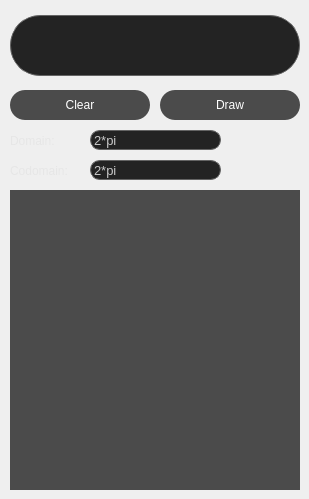
    <widget class="QWidget" name="graph">
     <widget class="QCustomPlot" name="customPlot" native="true">
      <property name="geometry">
       <rect>
        <x>10</x>
        <y>190</y>
        <width>290</width>
        <height>300</height>
       </rect>
      </property>
      <property name="styleSheet">
       <string notr="true">background-color:rgb(75, 75, 75)</string>
      </property>
     </widget>
     <widget class="QLineEdit" name="lineEdit_domain">
      <property name="geometry">
       <rect>
        <x>90</x>
        <y>130</y>
        <width>131</width>
        <height>20</height>
       </rect>
      </property>
      <property name="styleSheet">
       <string notr="true">
QLineEdit {
    border: 1px solid rgb(100 ,100, 100); /* Border color and width */
    border-radius: 10px; /* Rounded corners */
    padding: 1px; /* Padding inside the QLineEdit */
    background-color: rgb(35,35,35); /* Background color */
    color: rgb(200, 200, 200); /* Text color */
	font-size: 10pt;
    alignment: center; /* or left, right, justify */
}

QLineEdit:focus {
    border: 1px solid rgb(147,112,219); /* Border color when QLineEdit is focused */
    background-color: rgb(35, 35, 35); /* Background color when QLineEdit is focused */
}</string>
      </property>
      <property name="inputMask">
       <string/>
      </property>
      <property name="text">
       <string>2*pi</string>
      </property>
      <property name="maxLength">
       <number>20</number>
      </property>
     </widget>
     <widget class="QLineEdit" name="lineEdit_codomain">
      <property name="geometry">
       <rect>
        <x>90</x>
        <y>160</y>
        <width>131</width>
        <height>20</height>
       </rect>
      </property>
      <property name="styleSheet">
       <string notr="true">
QLineEdit {
    border: 1px solid rgb(100 ,100, 100); /* Border color and width */
    border-radius: 10px; /* Rounded corners */
    padding: 1px; /* Padding inside the QLineEdit */
    background-color: rgb(35,35,35); /* Background color */
    color: rgb(200, 200, 200); /* Text color */
	font-size: 10pt;
    alignment: center; /* or left, right, justify */
}

QLineEdit:focus {
    border: 1px solid rgb(147,112,219); /* Border color when QLineEdit is focused */
    background-color: rgb(35, 35, 35); /* Background color when QLineEdit is focused */
}</string>
      </property>
      <property name="inputMask">
       <string/>
      </property>
      <property name="text">
       <string>2*pi</string>
      </property>
      <property name="maxLength">
       <number>20</number>
      </property>
     </widget>
     <widget class="QLabel" name="label_domain">
      <property name="geometry">
       <rect>
        <x>10</x>
        <y>130</y>
        <width>61</width>
        <height>21</height>
       </rect>
      </property>
      <property name="styleSheet">
       <string notr="true">
    color: rgb(230,230,230); /* Text color */</string>
      </property>
      <property name="text">
       <string>Domain:</string>
      </property>
     </widget>
     <widget class="QLabel" name="label_codomain">
      <property name="geometry">
       <rect>
        <x>10</x>
        <y>160</y>
        <width>71</width>
        <height>21</height>
       </rect>
      </property>
      <property name="styleSheet">
       <string notr="true">
    color: rgb(230,230,230); /* Text color */</string>
      </property>
      <property name="text">
       <string>Codomain:</string>
      </property>
     </widget>
     <widget class="QPushButton" name="pushButton_graph_clear">
      <property name="geometry">
       <rect>
        <x>10</x>
        <y>90</y>
        <width>140</width>
        <height>30</height>
       </rect>
      </property>
      <property name="styleSheet">
       <string notr="true">QPushButton {
    background-color: rgb(75, 75, 75); /* Background color */
    color: #FFF; /* Text color */
    border: 0px solid #007ACC; /* Border color and width */
    border-radius: 15px; /* Rounded corners */
}

QPushButton:hover {
    background-color: rgb(85, 85, 85); /* Background color on hover */
    border: 1px solid rgb(147,112,219); /* Border color on hover */
}

QPushButton:pressed {
    background-color: rgb(65, 65, 65); /* Background color when pressed */
    border: 1px solid rgb(147,112,219); /* Border color on hover */
}</string>
      </property>
      <property name="text">
       <string>Clear</string>
      </property>
     </widget>
     <widget class="QPushButton" name="pushButton_graph_draw">
      <property name="geometry">
       <rect>
        <x>160</x>
        <y>90</y>
        <width>140</width>
        <height>30</height>
       </rect>
      </property>
      <property name="styleSheet">
       <string notr="true">QPushButton {
    background-color: rgb(75, 75, 75); /* Background color */
    color: #FFF; /* Text color */
    border: 0px solid #007ACC; /* Border color and width */
    border-radius: 15px; /* Rounded corners */
}

QPushButton:hover {
    background-color: rgb(85, 85, 85); /* Background color on hover */
    border: 1px solid rgb(147,112,219); /* Border color on hover */
}

QPushButton:pressed {
    background-color: rgb(65, 65, 65); /* Background color when pressed */
    border: 1px solid rgb(147,112,219); /* Border color on hover */
}</string>
      </property>
      <property name="text">
       <string>Draw</string>
      </property>
     </widget>
     <widget class="QLineEdit" name="lineEdit_graph_expression">
      <property name="geometry">
       <rect>
        <x>10</x>
        <y>15</y>
        <width>290</width>
        <height>61</height>
       </rect>
      </property>
      <property name="styleSheet">
       <string notr="true">
QLineEdit {
    border: 1px solid rgb(100 ,100, 100); /* Border color and width */
    border-radius: 30px; /* Rounded corners */
    padding: 5px; /* Padding inside the QLineEdit */
    background-color: rgb(35,35,35); /* Background color */
    color: rgb(200, 200, 200); /* Text color */
}

QLineEdit:focus {
    border: 1px solid rgb(147,112,219); /* Border color when QLineEdit is focused */
    background-color: rgb(35, 35, 35); /* Background color when QLineEdit is focused */
}</string>
      </property>
      <property name="text">
       <string/>
      </property>
      <property name="clearButtonEnabled">
       <bool>false</bool>
      </property>
     </widget>
    </widget>
